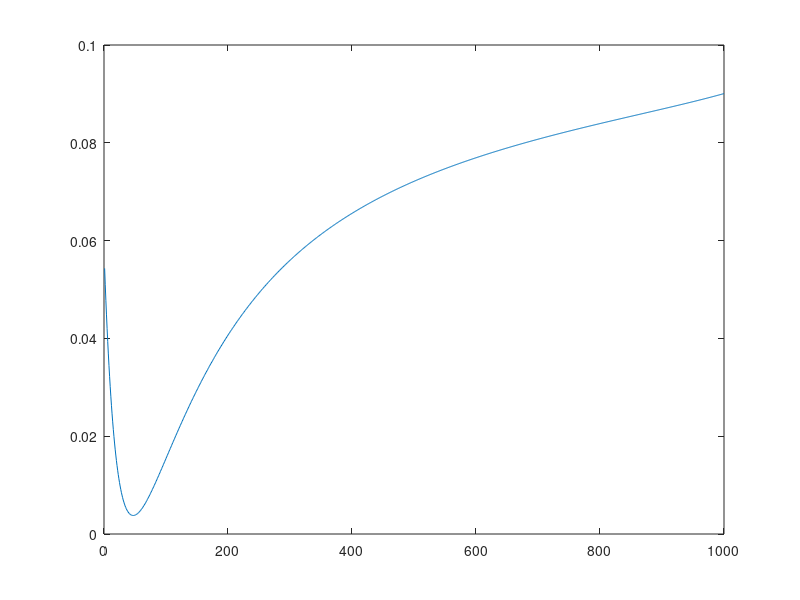

This chart was generated by the following MATLAB code: (Note: this script raises an error after producing the figure.)
%          Exhaustive search parameter tuning   Assignment Week 5
%          Sander Martijn Kerkdijk               Max Turpijn
%          Course: Behaviour Dynamics in social Networks 
%               Vrije Universiteit Amsterdam 2015
%                    Copying will be punished

% INITIALIZATION

%   Load reference Dataset
load EmpiricalData.mat;
%   Load given Weights of the edges.
load WeightEdges.mat;

%   Calculate size of Given Matrix

Size = size(EmpiricalData);

%   Set Accurancy of the search
Accurancy = 0.001;

%   Set Maximum Update
MaximumUpdate = 1;

%   Initialize first step
StepSize = 1;

%   Initialize First Atempt of an parameter
TriedUpdateParameters = 1;

%   Initialize number of agents
NumberAgents = Size(1,2);

%   Set endtime
EndTime = Size(1,1);

%   Make a Update Speed Parameter that goes up by every attempt
UpdateSpeedParameter = Accurancy;
 
%   Set the scalevector for every agent
ScaleVector = sum(WeightOfEdges,2);

%   Initialize AggImpact array
AggImpact = double(NumberAgents);

%   Initialize State matrix
State = zeros(EndTime,NumberAgents);

%   Initialize ErrorUpdateParameter Array (output of the errors + number of updateparameter
ErrorOfUpdateParameter = zeros((MaximumUpdate/Accurancy),1);

%   Set a initial error (High because of the threshold)
Error = 100;

%   Set a initial best value for the update parameter
BestValue = 0;

%   Begin Search
%   While loop with tried attempts for updateparameter in given range of maximum update / accurancy
while TriedUpdateParameters <= (MaximumUpdate/Accurancy)
    Steps = 1;
    
    %   Get first state from given reference dataset.
    State(1,:) = EmpiricalData(1,:);
    
    %   While Steps are Smaller then Endtime
    while Steps < EndTime 
        Steps = Steps + 1;
    %   calculate AGGIMPACT
        for agent = 1:NumberAgents
            ssum = 0;
            AggImpact(agent) = 0;
            %   calculate SUM
             for agents = 1:NumberAgents
                ssum = ssum + ((WeightOfEdges(agents,agent)*State((Steps-1),agents)));  
             end
            %   Add find sum to given agent by aggimpact(t) + (SSUM/ScaledVector)
            AggImpact(agent) = AggImpact(agent) +((ssum)/ScaleVector(agent)); 
        end 
            for agents = 1:NumberAgents
                %   Determine the opinions
                %   State (t+1) = State(t) + ((UpdateParameter * AggImpact)- State(t)
                State(Steps,agents) = State((Steps-1),agents) + (UpdateSpeedParameter*((AggImpact(agents) - State((Steps-1),agents))));    
            end
    end
    
    
   %    Calculate the Mean Square Error 
   
   %    D = absolute value of (givenDataset - last produced state) POWER 2
   D = abs(EmpiricalData-State).^2;
   
   %    Mean Square Error = Sum of D/number of elements in given dataset
   MSE = sum(D(:))/numel(EmpiricalData); 
   
   %    Put the MSE into the Matrix ErrorUpdateParameter 
   ErrorOfUpdateParameter(TriedUpdateParameters,1) = MSE;
   
   %    Higher the TriedUpdateParamaters with 1
   TriedUpdateParameters = TriedUpdateParameters +1;
   %    Update the UpdateSpeedParameter with the given Accurancy
   UpdateSpeedParameter = UpdateSpeedParameter + Accurancy;
   
end  

%       Find the minimum error between the given set and a applied UpdateParameter
[MinimumError,PositionOfSmallestError] = min(ErrorOfUpdateParameter);

%       Convert row number to real value
ValueOfMinimalError = (PositionOfSmallestError * Accurancy);


%       Plot the X of the UpdateParameterValue and Y UpdateParameterError
plot(ErrorOfUpdateParameter);
title({'Plot of Error within update', 'Lowest Error: ',num2str(MinimumError),' with a update-parameter:',num2str(NumberOfMinimalError)});
disp(output);
